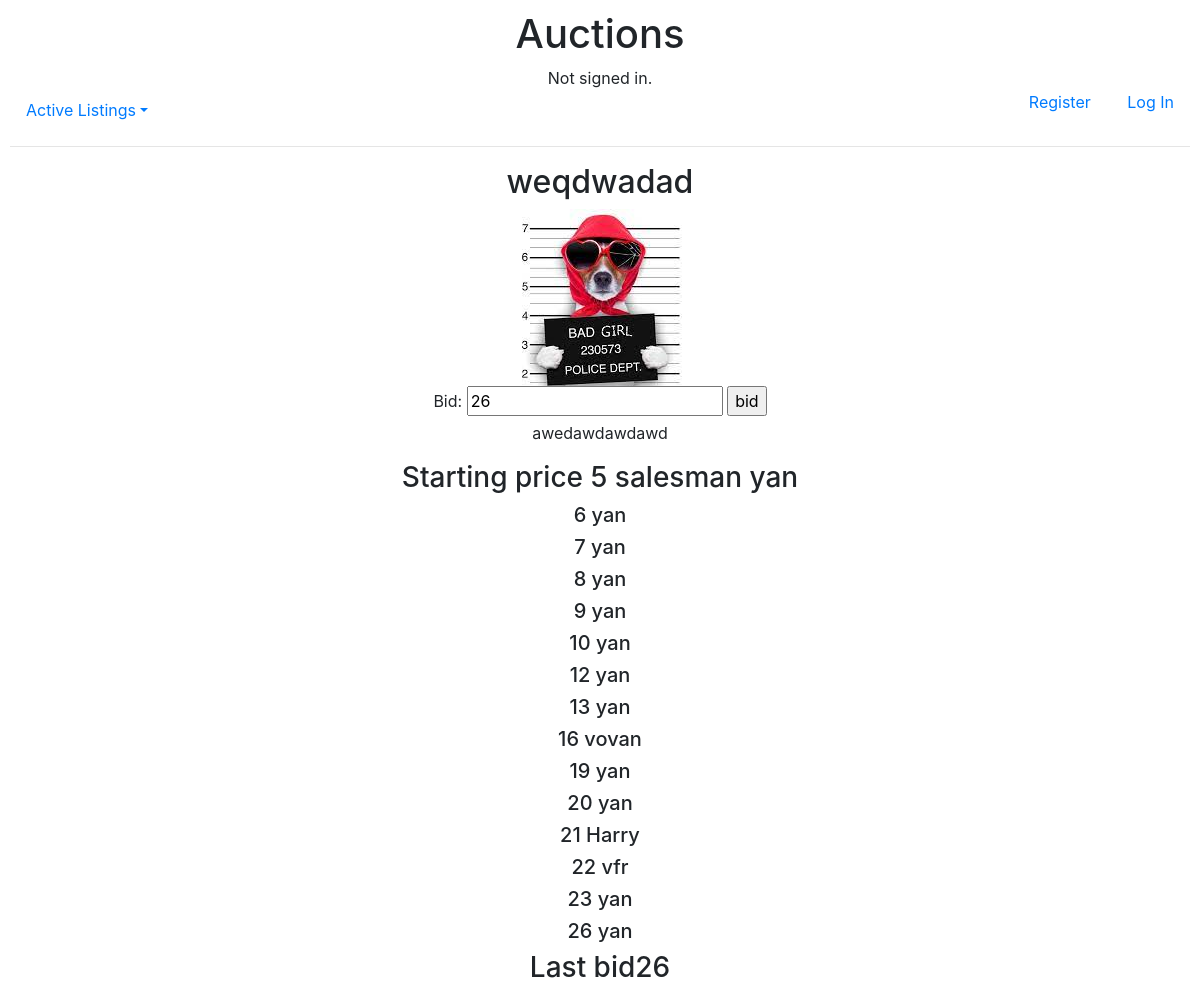
/2, run on the app's committed database.
### auctions/models.py (models this page shows)
class Lot(models.Model):
    lot_name = models.CharField(max_length=64)
    description = models.TextField()
    starting_price = price = models.IntegerField()
    price = models.ManyToManyField(Bid, blank=True, related_name="lotbid")
    picture = models.URLField(blank=True)
    category = models.ForeignKey(Category, on_delete=models.CASCADE, related_name="lotcategory")
    userLot = models.ForeignKey(User, on_delete=models.CASCADE, related_name="userLot")
    user_comit = models.ManyToManyField(Comit, blank=True, related_name="usercomit")

class User(AbstractUser):
    pass

class Bid(models.Model):
    user = models.ForeignKey(User, on_delete=models.CASCADE, related_name="biduser")
    price = models.IntegerField()

### auctions/views.py (the view, shortened to what this page needs)
# urls.py: path("<int:lot_id>", views.lot, name="lot"),
def lot(request, lot_id):
    lot = Lot.objects.filter(pk=int(lot_id)).first()
    if lot.price.first():
        min_value = int(lot.price.last().price) + 1
        initial = int(lot.price.last().price)
    else:
        min_value = int(lot.starting_price) + 1
        initial = int(lot.starting_price)
    class Bid_forms(forms.Form):
        bid = forms.IntegerField(label="Bid:", min_value=min_value, initial=initial)
    return render(request, "auctions/lot_page.html",
                  {"lot": lot, "form": Bid_forms, 'categories': Category.objects.all()})

### auctions/templates/auctions/lot_page.html (shortened to what this page needs)
{% extends "auctions/layout.html" %}
{% block body %}
            <h2>{{lot.lot_name}}</h2>
            {%if not lot.picture %}
            <img >
            {% else %}
            <img src="{{lot.picture}}" >
            {%endif%}
            <form action="{% url 'lot' lot.id %}" method="post">
                {{form}}
            <input type="submit" value="bid">
            </form>
            <p>{{lot.description}}</p>
            <h3>Starting price {{lot.starting_price}} salesman {{lot.userLot}} </h3>
            {%if lot.price.all.last.price %}
                {%for bid in lot.price.all%}
                <h5> {{bid.price}} {{bid.user}}</h5>
            {% endfor %}
            {%endif%}
<h3>Last bid{{lot.price.all.last.price}}</h3>
{% endblock %}

### data on the page
Lot: lot_name "weqdwadad", description "awedawdawdawd", starting_price "5", userLot "yan", price.all.last.price "26"
Bid: price "6", user "yan"
Bid: price "7", user "yan"
Bid: price "8", user "yan"
Bid: price "9", user "yan"
Bid: price "10", user "yan"
Bid: price "12", user "yan"
Bid: price "13", user "yan"
Bid: price "16", user "vovan"
Bid: price "19", user "yan"
Bid: price "20", user "yan"
Bid: price "21", user "Harry"
Bid: price "22", user "vfr"
Bid: price "23", user "yan"
Bid: price "26", user "yan"
